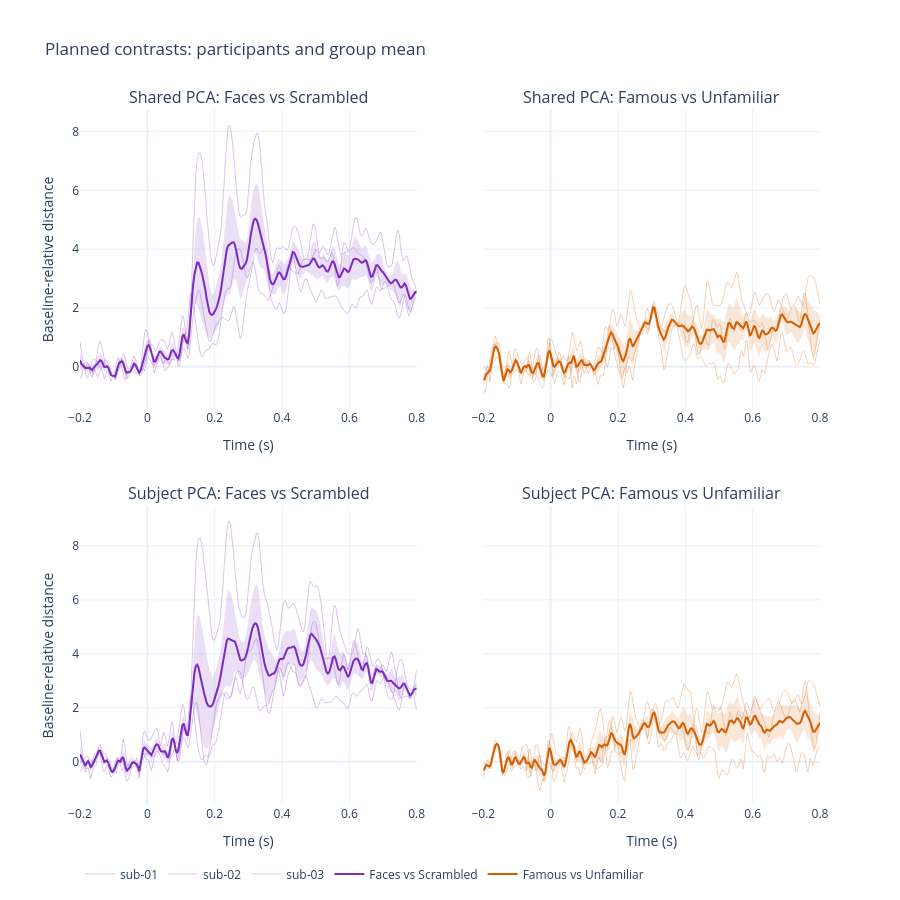

The code cell stored with this chart in its notebook:
### Code cell
contrast_names = ["Faces vs Scrambled", "Famous vs Unfamiliar"]

# Each panel layers two coco-pipe figures: the per-participant curves
# underneath, the group mean with its SEM band on top.
contrast_panels = {}
for space, space_curves in contrast_curves_by_space.items():
    for name in contrast_names:
        curves = np.asarray(space_curves[name])
        color = CONTRAST_COLORS[name]
        participants = plot_trajectory_metric_series(
            curves,
            times=times,
            labels=np.array([f"sub-{subject}" for subject in unique_subjects]),
            color_map={f"sub-{subject}": color for subject in unique_subjects},
            title=f"{space}: {name}",
            ylabel="Baseline-relative distance",
        )
        participants.update_traces(line={"width": 1}, showlegend=False)
        group = plot_timecourses(
            curves[:, np.newaxis, :],
            times=times,
            channel_names=[name],
            group_labels=[name] * len(curves),
            palette={name: color},
            error_style="band",
            xlabel="Time (s)",
            ylabel="Baseline-relative distance",
            title=f"{space}: {name}",
        )
        contrast_panels[f"{space}: {name}"] = overlay_figures(
            [participants, group], opacities=[0.28, None]
        )

fig_contrasts = facet_figures(
    contrast_panels,
    n_cols=2,
    title="Planned contrasts: participants and group mean",
    row_height=380,
)
fig_contrasts.show()

### Figure 1 — Plotly figure (JSON) as saved in the notebook; plotly's stock layout.template omitted (floating-point values rounded to 4 significant figures; data arrays with more than 128 entries replaced by an {"elided": "..."} marker saying what was removed)
{"data": [{"legendgroup": "sub-01", "line": {"color": "#7B2CBF", "width": 1}, "mode": "lines", "name": "sub-01", "opacity": 0.28, "showlegend": true, "type": "scatter", "x": {"elided": "251 float values"}, "xaxis": "x", "y": {"elided": "251 float values"}, "yaxis": "y"}, {"legendgroup": "sub-02", "line": {"color": "#7B2CBF", "width": 1}, "mode": "lines", "name": "sub-02", "opacity": 0.28, "showlegend": true, "type": "scatter", "x": {"elided": "251 float values"}, "xaxis": "x", "y": {"elided": "251 float values"}, "yaxis": "y"}, {"legendgroup": "sub-03", "line": {"color": "#7B2CBF", "width": 1}, "mode": "lines", "name": "sub-03", "opacity": 0.28, "showlegend": true, "type": "scatter", "x": {"elided": "251 float values"}, "xaxis": "x", "y": {"elided": "251 float values"}, "yaxis": "y"}, {"hoverinfo": "skip", "legendgroup": "Faces vs Scrambled", "line": {"width": 0}, "mode": "lines", "showlegend": false, "type": "scatter", "x": {"elided": "251 float values"}, "xaxis": "x", "y": {"elided": "251 float values"}, "yaxis": "y"}, {"fill": "tonexty", "fillcolor": "rgba(123, 44, 191, 0.15)", "hoverinfo": "skip", "legendgroup": "Faces vs Scrambled", "line": {"width": 0}, "mode": "lines", "showlegend": false, "type": "scatter", "x": {"elided": "251 float values"}, "xaxis": "x", "y": {"elided": "251 float values"}, "yaxis": "y"}, {"legendgroup": "Faces vs Scrambled", "line": {"color": "#7B2CBF", "dash": "solid", "width": 2}, "mode": "lines", "name": "Faces vs Scrambled", "opacity": 1, "showlegend": true, "type": "scatter", "x": {"elided": "251 float values"}, "xaxis": "x", "y": {"elided": "251 float values"}, "yaxis": "y"}, {"legendgroup": "sub-01", "line": {"color": "#D55E00", "width": 1}, "mode": "lines", "name": "sub-01", "opacity": 0.28, "showlegend": false, "type": "scatter", "x": {"elided": "251 float values"}, "xaxis": "x2", "y": {"elided": "251 float values"}, "yaxis": "y2"}, {"legendgroup": "sub-02", "line": {"color": "#D55E00", "width": 1}, "mode": "lines", "name": "sub-02", "opacity": 0.28, "showlegend": false, "type": "scatter", "x": {"elided": "251 float values"}, "xaxis": "x2", "y": {"elided": "251 float values"}, "yaxis": "y2"}, {"legendgroup": "sub-03", "line": {"color": "#D55E00", "width": 1}, "mode": "lines", "name": "sub-03", "opacity": 0.28, "showlegend": false, "type": "scatter", "x": {"elided": "251 float values"}, "xaxis": "x2", "y": {"elided": "251 float values"}, "yaxis": "y2"}, {"hoverinfo": "skip", "legendgroup": "Famous vs Unfamiliar", "line": {"width": 0}, "mode": "lines", "showlegend": false, "type": "scatter", "x": {"elided": "251 float values"}, "xaxis": "x2", "y": {"elided": "251 float values"}, "yaxis": "y2"}, {"fill": "tonexty", "fillcolor": "rgba(213, 94, 0, 0.15)", "hoverinfo": "skip", "legendgroup": "Famous vs Unfamiliar", "line": {"width": 0}, "mode": "lines", "showlegend": false, "type": "scatter", "x": {"elided": "251 float values"}, "xaxis": "x2", "y": {"elided": "251 float values"}, "yaxis": "y2"}, {"legendgroup": "Famous vs Unfamiliar", "line": {"color": "#D55E00", "dash": "solid", "width": 2}, "mode": "lines", "name": "Famous vs Unfamiliar", "opacity": 1, "showlegend": true, "type": "scatter", "x": {"elided": "251 float values"}, "xaxis": "x2", "y": {"elided": "251 float values"}, "yaxis": "y2"}, {"legendgroup": "sub-01", "line": {"color": "#7B2CBF", "width": 1}, "mode": "lines", "name": "sub-01", "opacity": 0.28, "showlegend": false, "type": "scatter", "x": {"elided": "251 float values"}, "xaxis": "x3", "y": {"elided": "251 float values"}, "yaxis": "y3"}, {"legendgroup": "sub-02", "line": {"color": "#7B2CBF", "width": 1}, "mode": "lines", "name": "sub-02", "opacity": 0.28, "showlegend": false, "type": "scatter", "x": {"elided": "251 float values"}, "xaxis": "x3", "y": {"elided": "251 float values"}, "yaxis": "y3"}, {"legendgroup": "sub-03", "line": {"color": "#7B2CBF", "width": 1}, "mode": "lines", "name": "sub-03", "opacity": 0.28, "showlegend": false, "type": "scatter", "x": {"elided": "251 float values"}, "xaxis": "x3", "y": {"elided": "251 float values"}, "yaxis": "y3"}, {"hoverinfo": "skip", "legendgroup": "Faces vs Scrambled", "line": {"width": 0}, "mode": "lines", "showlegend": false, "type": "scatter", "x": {"elided": "251 float values"}, "xaxis": "x3", "y": {"elided": "251 float values"}, "yaxis": "y3"}, {"fill": "tonexty", "fillcolor": "rgba(123, 44, 191, 0.15)", "hoverinfo": "skip", "legendgroup": "Faces vs Scrambled", "line": {"width": 0}, "mode": "lines", "showlegend": false, "type": "scatter", "x": {"elided": "251 float values"}, "xaxis": "x3", "y": {"elided": "251 float values"}, "yaxis": "y3"}, {"legendgroup": "Faces vs Scrambled", "line": {"color": "#7B2CBF", "dash": "solid", "width": 2}, "mode": "lines", "name": "Faces vs Scrambled", "opacity": 1, "showlegend": false, "type": "scatter", "x": {"elided": "251 float values"}, "xaxis": "x3", "y": {"elided": "251 float values"}, "yaxis": "y3"}, {"legendgroup": "sub-01", "line": {"color": "#D55E00", "width": 1}, "mode": "lines", "name": "sub-01", "opacity": 0.28, "showlegend": false, "type": "scatter", "x": {"elided": "251 float values"}, "xaxis": "x4", "y": {"elided": "251 float values"}, "yaxis": "y4"}, {"legendgroup": "sub-02", "line": {"color": "#D55E00", "width": 1}, "mode": "lines", "name": "sub-02", "opacity": 0.28, "showlegend": false, "type": "scatter", "x": {"elided": "251 float values"}, "xaxis": "x4", "y": {"elided": "251 float values"}, "yaxis": "y4"}, {"legendgroup": "sub-03", "line": {"color": "#D55E00", "width": 1}, "mode": "lines", "name": "sub-03", "opacity": 0.28, "showlegend": false, "type": "scatter", "x": {"elided": "251 float values"}, "xaxis": "x4", "y": {"elided": "251 float values"}, "yaxis": "y4"}, {"hoverinfo": "skip", "legendgroup": "Famous vs Unfamiliar", "line": {"width": 0}, "mode": "lines", "showlegend": false, "type": "scatter", "x": {"elided": "251 float values"}, "xaxis": "x4", "y": {"elided": "251 float values"}, "yaxis": "y4"}, {"fill": "tonexty", "fillcolor": "rgba(213, 94, 0, 0.15)", "hoverinfo": "skip", "legendgroup": "Famous vs Unfamiliar", "line": {"width": 0}, "mode": "lines", "showlegend": false, "type": "scatter", "x": {"elided": "251 float values"}, "xaxis": "x4", "y": {"elided": "251 float values"}, "yaxis": "y4"}, {"legendgroup": "Famous vs Unfamiliar", "line": {"color": "#D55E00", "dash": "solid", "width": 2}, "mode": "lines", "name": "Famous vs Unfamiliar", "opacity": 1, "showlegend": false, "type": "scatter", "x": {"elided": "251 float values"}, "xaxis": "x4", "y": {"elided": "251 float values"}, "yaxis": "y4"}], "layout": {"annotations": [{"font": {"size": 16}, "showarrow": false, "text": "Shared PCA: Faces vs Scrambled", "x": 0.2275, "xanchor": "center", "xref": "paper", "y": 1, "yanchor": "bottom", "yref": "paper"}, {"font": {"size": 16}, "showarrow": false, "text": "Shared PCA: Famous vs Unfamiliar", "x": 0.7725, "xanchor": "center", "xref": "paper", "y": 1, "yanchor": "bottom", "yref": "paper"}, {"font": {"size": 16}, "showarrow": false, "text": "Subject PCA: Faces vs Scrambled", "x": 0.2275, "xanchor": "center", "xref": "paper", "y": 0.43, "yanchor": "bottom", "yref": "paper"}, {"font": {"size": 16}, "showarrow": false, "text": "Subject PCA: Famous vs Unfamiliar", "x": 0.7725, "xanchor": "center", "xref": "paper", "y": 0.43, "yanchor": "bottom", "yref": "paper"}], "height": 900, "legend": {"orientation": "h", "y": -0.12, "yanchor": "bottom"}, "margin": {"t": 110}, "title": {"text": "Planned contrasts: participants and group mean"}, "xaxis": {"anchor": "y", "domain": [0, 0.455], "title": {"text": "Time (s)"}}, "xaxis2": {"anchor": "y2", "domain": [0.545, 1], "title": {"text": "Time (s)"}}, "xaxis3": {"anchor": "y3", "domain": [0, 0.455], "title": {"text": "Time (s)"}}, "xaxis4": {"anchor": "y4", "domain": [0.545, 1], "title": {"text": "Time (s)"}}, "yaxis": {"anchor": "x", "domain": [0.57, 1], "title": {"text": "Baseline-relative distance"}}, "yaxis2": {"anchor": "x2", "domain": [0.57, 1], "matches": "y", "showticklabels": false}, "yaxis3": {"anchor": "x3", "domain": [0, 0.43], "title": {"text": "Baseline-relative distance"}}, "yaxis4": {"anchor": "x4", "domain": [0, 0.43], "matches": "y3", "showticklabels": false}}}
